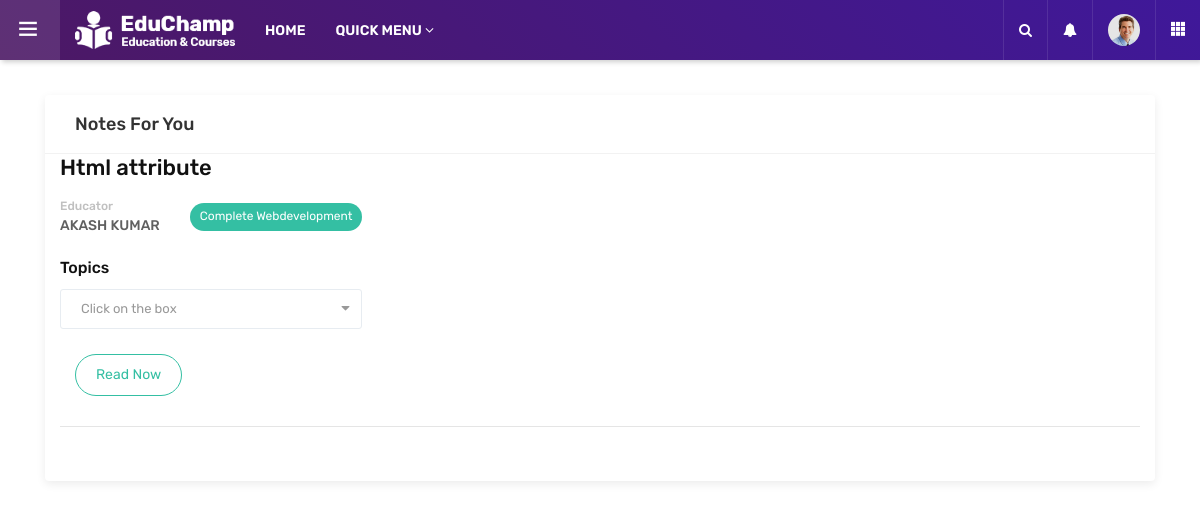
The app's page /dashboard/usernotes/ (signed in) with its own data.
### course/models.py (models this page shows, shortened)
class Chapter(models.Model):
    sr = models.IntegerField(default="")
    name = models.CharField(max_length=50,default="")
    subject = models.ForeignKey(Subject, on_delete=models.CASCADE,default="")
    exam_name = models.ForeignKey(Exam, on_delete=models.CASCADE, default="")
    slug_chapter = models.CharField(max_length = 50,default="")
    designed_by = models.ForeignKey(Guider, on_delete=models.CASCADE,default="")
    class Meta:
        ordering = ['name']

class Guider(models.Model):
    name = models.CharField(max_length=20,default="")
    Image = models.ImageField(upload_to="media/guider/",default="")
    Exam_qualified = models.ForeignKey(Exam, on_delete=models.CASCADE,default="")
    achievements = RichTextField(default="")
    slug_guider = models.CharField(max_length = 50,default="")
    time = models.DateTimeField(auto_now_add=True)
    class Meta:
        ordering = ['name', 'Exam_qualified']

### exam/models.py (models this page shows)
class Exam(models.Model):
    name = models.CharField(max_length=50)
    description = RichTextField()
    image = models.ImageField(upload_to="media/explore/",default="")
    category = models.ForeignKey(Category, on_delete=models.CASCADE,default="")
    important_dates = RichTextField(default="")
    how_to_apply = RichTextField(default="")
    syllabus = RichTextField(default="")
    slug_exam = models.CharField(max_length = 50,default="")
    def __str__(self):
        return self.name

### dashboard/views.py (the view)
# urls.py: path('usernotes/', views.notes, name="notes"),
@login_required
def notes(request):
    user= request.user
    profile= UserProfile.objects.get(user=user)
    print(profile.preparing_for)
    notes = Chapter.objects.all()
    context= {
        'notes':notes
    }
    return render(request, "Eduguider/admin/notes.html", context)

### templates/Eduguider/admin/notes.html (shortened to what this page needs)
{% extends 'Eduguider/admin/base.html'%}
{% load course_custom_tags %}
{% load static %}
{% block head %}
<head>
    <link rel="stylesheet" type="text/css" href='{% static "dash/assets/css/assets.css"%}'>
    <link rel="stylesheet" type="text/css" href='{% static "dash/assets/vendors/calendar/fullcalendar.css"%}'>
    <link rel="stylesheet" type="text/css" href='{% static "dash/assets/css/typography.css"%}'>
    <link rel="stylesheet" type="text/css" href='{% static "dash/assets/css/shortcodes/shortcodes.css"%}'>
    <link rel="stylesheet" type="text/css" href='{% static "dash/assets/css/style.css"%}'>
    <link rel="stylesheet" type="text/css" href='{% static "dash/assets/css/dashboard.css"%}'>
    <link class="skin" rel="stylesheet" type="text/css" href='{% static "dash/assets/css/color/color-1.css"%}'>
</head>
{% endblock %}
{% block body %}
<main class="ttr-wrapper">
    <div class="container-fluid">
            <div class="col-lg-12 m-b30">
                <div class="widget-box">
                    <div class="wc-title">
                        <h4>Notes For You</h4>
                    </div>
                    <div class="container">
                        {% for note in notes %}
                        <div class="card-courses-list admin-courses">
                            <div class="card-courses-full-dec">
                                <div class="card-courses-title">
                                    <h4>{{note.name}}</h4>
                                </div>
                                <div class="card-courses-list-bx">
                                    <ul class="card-courses-view">
                                        <li class="card-courses-user">
                                            <div class="card-courses-user-info">
                                                <h5>Educator</h5>
                                                <h4>{{note.designed_by.name}}</h4>
                                            </div>
                                        </li>
                                        <li class="card-courses-stats">
                                            <a href="#" class="btn button-sm green radius-xl">{{note.exam_name}}</a>
                                        </li>
                                    </ul>
                                </div>
                                <div class="row card-courses-dec">
                                    <div class="col-md-12">
                                        <h6 class="m-b10">Topics</h6>
                                        <div class="form-group">
                                            <select id="inputState"  class="form-control red">
                                                <option selected>Click on the box</option>
                                            </select>
                                        </div>
                                        <div class="col-md-12">
                                            <a href="#" class="btn green radius-xl outline">Read Now</a>
                                        </div>
                                    </div>
                                </div>
                            </div>
                        </div><br>
                        {% endfor %}
                    </div>
                </div>
            </div>
        </div>
</main>
{% endblock %}

### static/dash/assets/css/typography.css (style rules this page uses)
body { background-color: #fff; font-family: Rubik; font-size: 16px; font-weight: 400; color:#505050; padding: 0; margin: 0; overflow-x: hidden; -webkit-font-smoothing: antialiased; font-smoothing: antialiased; -moz-osx-font-smoothing: grayscale; scroll-behavior: smooth; }
a { color: #6f6f6f; outline: 0 none; text-decoration: none; }
section, article, aside, details, figcaption, figure, footer, header, hgroup, main, menu, nav, summary { display: block; }
p, address, pre, hr, ul, ol, dl, dd, table { margin-bottom: 24px; }
h1, h2, h3, h4, h5, h6 { color: #111111; font-family: rubik; margin-top:0; }
h4 { font-size: 22px; line-height: 28px; margin-bottom: 15px; font-weight: 500; }
h5 { font-size: 18px; line-height: 24px; margin-bottom: 10px; font-weight: 500; }
h6 { font-size: 16px; line-height: 22px; margin-bottom: 10px; font-weight: 500; }
dl, ul, ol { list-style-position: outside; padding: 0; }
ul, ol { margin-bottom: 24px; }
ul li, ol li { padding: 0; }
.m-b10 { margin-bottom: 10px; }
.m-b30 { margin-bottom: 30px; }

### static/dash/assets/css/dashboard.css (style rules this page uses)
.ttr-pinned-sidebar.ttr-opened-sidebar .ttr-wrapper { margin-left: 300px; }
.ttr-pinned-sidebar .ttr-wrapper { margin-left: 0; }
.ttr-wrapper { padding-top: 95px; -webkit-transition: margin 200ms cubic-bezier(0.215, 0.610, 0.355, 1.000); -moz-transition: margin 200ms cubic-bezier(0.215, 0.610, 0.355, 1.000); -o-transition: margin 200ms cubic-bezier(0.215, 0.610, 0.355, 1.000); transition: margin 200ms cubic-bezier(0.215, 0.610, 0.355, 1.000); }
.ttr-wrapper { padding-left:15px; padding-right:15px; }
.widget-box { background-color: #fff; box-shadow:0 3px 10px 0px rgba(0,0,0,.08); border-radius: 4px; height: 100%; }
.widget-box .wc-title { border-bottom:1px solid rgba(0,0,0,0.05); padding:20px 30px; }
.widget-box .wc-title h4 { font-size:18px; line-height:18px; margin:0; color:#333; font-weight:500; }
.card-courses-list { display: flex; border-bottom: 1px solid rgba(0,0,0,0.1); padding-bottom: 30px; margin-bottom: 30px; }
.card-courses-view { margin:0; padding:0; list-style:none; display: flex; align-items: center; width: 100%; }
.card-courses-user { display:flex; align-items:center; }
.card-courses-view > li { position:relative; padding-right:30px; }
.card-courses-view > li:last-child { padding-right:0; }
.card-courses-stats h5, .card-courses-price del, .card-courses-review h5, .card-courses-categories h5, .card-courses-user-info h5 { font-size: 12px; color: #C0C0C0; margin: 0; line-height: 18px; }
.card-courses-categories h4, .card-courses-user-info h4 { font-size: 14px; margin: 0; line-height: 22px; color: #606060; text-transform: uppercase; }
.card-courses-list-bx { margin-bottom:20px; }
@media only screen and (max-width: 1200px) { .ttr-pinned-sidebar .ttr-wrapper { margin-left: 310px; } }
@media only screen and (max-width: 1200px) { .ttr-pinned-sidebar.ttr-opened-sidebar .ttr-wrapper { margin-left: 0; } }

### static/dash/assets/css/color/color-1.css (style rules this page uses)
:root { --primary: #4c1864; --sc-primary: #4d0a91; }
.bg-primary,.btn,.comments-area .comment-form p input[type="submit"],.pagination > .active > a,.pagination > .active > span,.pagination > .active > a:hover,.pagination > .active > span:hover,.pagination > .active > a:focus,.pagination > .active > span:focus,.feature-filters .active > [class*="btn"],.list-num-count > li:before,.pagination-bx.primary .pagination > li > a, .pagination-bx.primary .pagination > li > span,button.back-to-top,.rev-btn { background-color: #4c1864; }
a,.text-primary,.primary li:before,.menu-links .nav > li.active > a,.menu-links .nav > li:hover > a,.menu-links .nav > li .mega-menu > li ul a:hover,.menu-links .nav > li .sub-menu li:hover > a,footer a:active,footer a:focus,footer a:hover,footer h1 a,footer h2 a,footer h3 a,footer h4 a,footer h5 a,footer h6 a,footer p a,.testimonial-1 .testimonial-position,.acod-head a:after,.acod-head a,.acod-head a:hover,.acod-head a.collapsed:hover,.ttr-tabs .nav-tabs > li > a i,h1 a:hover,h2 a:hover,h3 a:hover,h4 a:hover,h5 a:hover,h6 a:hover,.btn.outline,.btn-link:hover { color: #4c1864; }
.course-info-list ul li a.active, .course-info-list ul li a:hover,.btn,.profile-tabnav .nav li a.active,button.back-to-top,.upcoming-event-carousel.owl-btn-1 .owl-prev, .upcoming-event-carousel.owl-btn-1 .owl-next,.courses-carousel .owl-nav .owl-next, .courses-carousel .owl-nav .owl-prev, .recent-news-carousel .owl-nav .owl-next, .recent-news-carousel .owl-nav .owl-prev, .testimonial-carousel .owl-nav .owl-next, .testimonial-carousel .owl-nav .owl-prev { background-color:#f7b205; color:#000; }

### records on screen
Chapter: name "Html attribute", designed_by.name "AKASH KUMAR", exam_name "Complete Webdevelopment"
